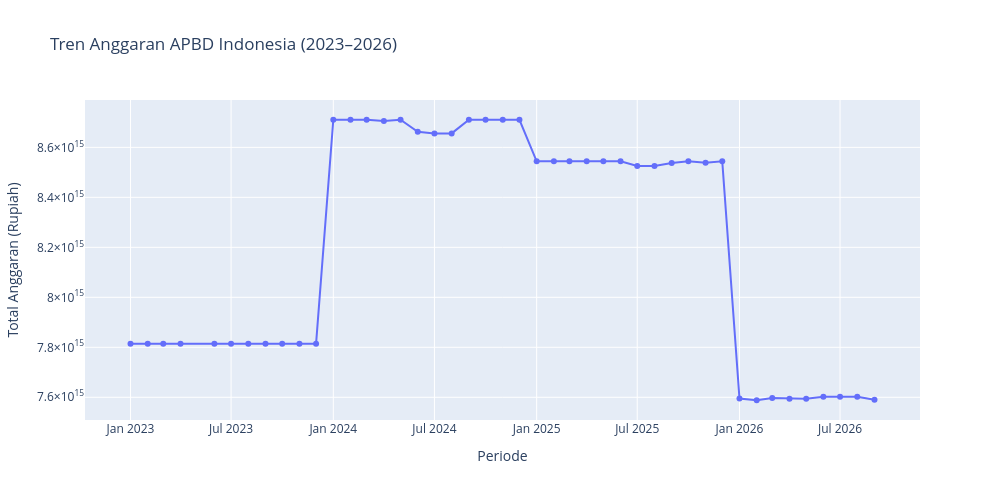
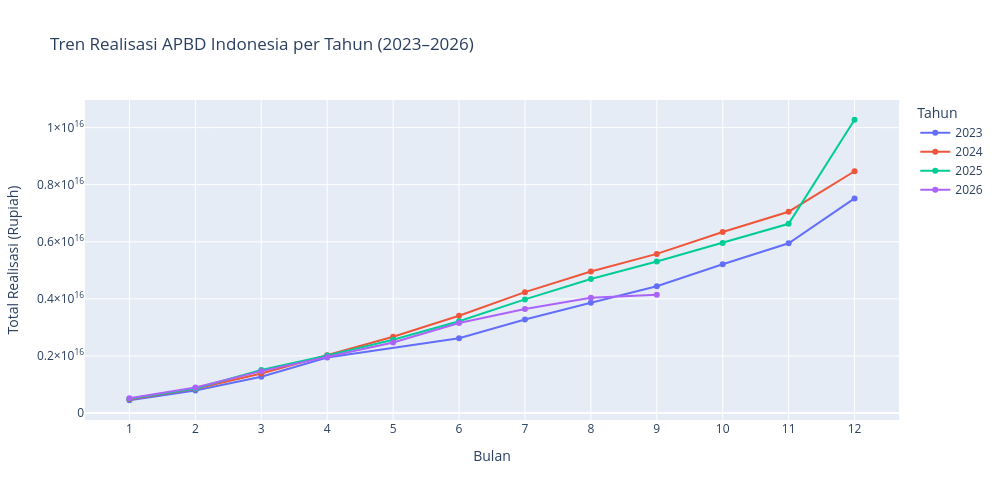

Write notebook code for charts like these, in order.
### Code cell
# Fokus pada data tahun 2023 ke atas
df_bulanan_modern = (
    df_bulanan
    .filter(pl.col("tahun") >= 2023)
    .with_columns(
        pl.date(
            pl.col("tahun"),
            pl.col("bulan"),
            pl.lit(1)
        ).alias("tanggal")
    )
    .sort("tanggal")
)

# Visualisasi tren anggaran
fig = px.line(
    df_bulanan_modern,
    x="tanggal",
    y="total_anggaran",
    title="Tren Anggaran APBD Indonesia (2023–2026)",
    markers=True,
    labels={
        "tanggal": "Periode",
        "total_anggaran": "Total Anggaran (Rupiah)"
    }
)

fig.update_layout(
    width=1000,
    height=500,
    hovermode="x unified"
)

fig.show()


# Visualisasi tren realisasi
fig = px.line(
    df_bulanan_modern,
    x="bulan",
    y="total_realisasi",
    color="tahun",
    title="Tren Realisasi APBD Indonesia per Tahun (2023–2026)",
    markers=True,
    labels={
        "bulan": "Bulan",
        "total_realisasi": "Total Realisasi (Rupiah)",
        "tahun": "Tahun"
    }
)

fig.update_layout(
    width=1000,
    height=500,
    hovermode="x unified",
    xaxis=dict(
        tickmode="linear",
        dtick=1
    )
)

fig.show()

### Figure 1 — Plotly figure (JSON) as saved in the notebook; plotly's stock layout.template omitted (floating-point values rounded to 4 significant figures)
{"data": [{"hovertemplate": "Periode=%{x}<br>Total Anggaran (Rupiah)=%{y}<extra></extra>", "legendgroup": "", "line": {"color": "#636efa", "dash": "solid"}, "marker": {"symbol": "circle"}, "mode": "lines+markers", "name": "", "orientation": "v", "showlegend": false, "type": "scatter", "x": ["2023-01-01T00:00:00", "2023-02-01T00:00:00", "2023-03-01T00:00:00", "2023-04-01T00:00:00", "2023-06-01T00:00:00", "2023-07-01T00:00:00", "2023-08-01T00:00:00", "2023-09-01T00:00:00", "2023-10-01T00:00:00", "2023-11-01T00:00:00", "2023-12-01T00:00:00", "2024-01-01T00:00:00", "2024-02-01T00:00:00", "2024-03-01T00:00:00", "2024-04-01T00:00:00", "2024-05-01T00:00:00", "2024-06-01T00:00:00", "2024-07-01T00:00:00", "2024-08-01T00:00:00", "2024-09-01T00:00:00", "2024-10-01T00:00:00", "2024-11-01T00:00:00", "2024-12-01T00:00:00", "2025-01-01T00:00:00", "2025-02-01T00:00:00", "2025-03-01T00:00:00", "2025-04-01T00:00:00", "2025-05-01T00:00:00", "2025-06-01T00:00:00", "2025-07-01T00:00:00", "2025-08-01T00:00:00", "2025-09-01T00:00:00", "2025-10-01T00:00:00", "2025-11-01T00:00:00", "2025-12-01T00:00:00", "2026-01-01T00:00:00", "2026-02-01T00:00:00", "2026-03-01T00:00:00", "2026-04-01T00:00:00", "2026-05-01T00:00:00", "2026-06-01T00:00:00", "2026-07-01T00:00:00", "2026-08-01T00:00:00", "2026-09-01T00:00:00"], "xaxis": "x", "y": [7815000000000000.0, 7815000000000000.0, 7815000000000000.0, 7815000000000000.0, 7815000000000000.0, 7815000000000000.0, 7815000000000000.0, 7815000000000000.0, 7815000000000000.0, 7815000000000000.0, 7815000000000000.0, 8710000000000000.0, 8710000000000000.0, 8710000000000000.0, 8705000000000000.0, 8710000000000000.0, 8663000000000000.0, 8656000000000000.0, 8656000000000000.0, 8710000000000000.0, 8710000000000000.0, 8710000000000000.0, 8710000000000000.0, 8544000000000000.0, 8544000000000000.0, 8544000000000000.0, 8544000000000000.0, 8544000000000000.0, 8544000000000000.0, 8525000000000000.0, 8525000000000000.0, 8538000000000000.0, 8544000000000000.0, 8539000000000000.0, 8544000000000000.0, 7595000000000000.0, 7588000000000000.0, 7598000000000000.0, 7595000000000000.0, 7595000000000000.0, 7602000000000000.0, 7602000000000000.0, 7602000000000000.0, 7590000000000000.0], "yaxis": "y"}], "layout": {"height": 500, "hovermode": "x unified", "legend": {"tracegroupgap": 0}, "title": {"text": "Tren Anggaran APBD Indonesia (2023–2026)"}, "width": 1000, "xaxis": {"anchor": "y", "domain": [0, 1], "title": {"text": "Periode"}}, "yaxis": {"anchor": "x", "domain": [0, 1], "title": {"text": "Total Anggaran (Rupiah)"}}}}

### Figure 2 — Plotly figure (JSON) as saved in the notebook; plotly's stock layout.template omitted (floating-point values rounded to 4 significant figures)
{"data": [{"hovertemplate": "Tahun=2023<br>Bulan=%{x}<br>Total Realisasi (Rupiah)=%{y}<extra></extra>", "legendgroup": "2023", "line": {"color": "#636efa", "dash": "solid"}, "marker": {"symbol": "circle"}, "mode": "lines+markers", "name": "2023", "orientation": "v", "showlegend": true, "type": "scatter", "x": [1, 2, 3, 4, 6, 7, 8, 9, 10, 11, 12], "xaxis": "x", "y": [448300000000000.0, 791900000000000.0, 1272000000000000.0, 1947000000000000.0, 2618000000000000.0, 3279000000000000.0, 3861000000000000.0, 4445000000000000.0, 5214000000000000.0, 5949000000000000.0, 7519000000000000.0], "yaxis": "y"}, {"hovertemplate": "Tahun=2024<br>Bulan=%{x}<br>Total Realisasi (Rupiah)=%{y}<extra></extra>", "legendgroup": "2024", "line": {"color": "#EF553B", "dash": "solid"}, "marker": {"symbol": "circle"}, "mode": "lines+markers", "name": "2024", "orientation": "v", "showlegend": true, "type": "scatter", "x": [1, 2, 3, 4, 5, 6, 7, 8, 9, 10, 11, 12], "xaxis": "x", "y": [481700000000000.0, 849500000000000.0, 1385000000000000.0, 2029000000000000.0, 2671000000000000.0, 3407000000000000.0, 4236000000000000.0, 4959000000000000.0, 5575000000000000.0, 6342000000000000.0, 7053000000000000.0, 8472000000000000.0], "yaxis": "y"}, {"hovertemplate": "Tahun=2025<br>Bulan=%{x}<br>Total Realisasi (Rupiah)=%{y}<extra></extra>", "legendgroup": "2025", "line": {"color": "#00cc96", "dash": "solid"}, "marker": {"symbol": "circle"}, "mode": "lines+markers", "name": "2025", "orientation": "v", "showlegend": true, "type": "scatter", "x": [1, 2, 3, 4, 5, 6, 7, 8, 9, 10, 11, 12], "xaxis": "x", "y": [499200000000000.0, 861800000000000.0, 1508000000000000.0, 2017000000000000.0, 2568000000000000.0, 3217000000000000.0, 3981000000000000.0, 4698000000000000.0, 5307000000000000.0, 5956000000000000.0, 6631000000000000.0, 1.028e+16], "yaxis": "y"}, {"hovertemplate": "Tahun=2026<br>Bulan=%{x}<br>Total Realisasi (Rupiah)=%{y}<extra></extra>", "legendgroup": "2026", "line": {"color": "#ab63fa", "dash": "solid"}, "marker": {"symbol": "circle"}, "mode": "lines+markers", "name": "2026", "orientation": "v", "showlegend": true, "type": "scatter", "x": [1, 2, 3, 4, 5, 6, 7, 8, 9], "xaxis": "x", "y": [518200000000000.0, 898600000000000.0, 1468000000000000.0, 1962000000000000.0, 2474000000000000.0, 3156000000000000.0, 3644000000000000.0, 4039000000000000.0, 4146000000000000.0], "yaxis": "y"}], "layout": {"height": 500, "hovermode": "x unified", "legend": {"title": {"text": "Tahun"}, "tracegroupgap": 0}, "title": {"text": "Tren Realisasi APBD Indonesia per Tahun (2023–2026)"}, "width": 1000, "xaxis": {"anchor": "y", "domain": [0, 1], "dtick": 1, "tickmode": "linear", "title": {"text": "Bulan"}}, "yaxis": {"anchor": "x", "domain": [0, 1], "title": {"text": "Total Realisasi (Rupiah)"}}}}
